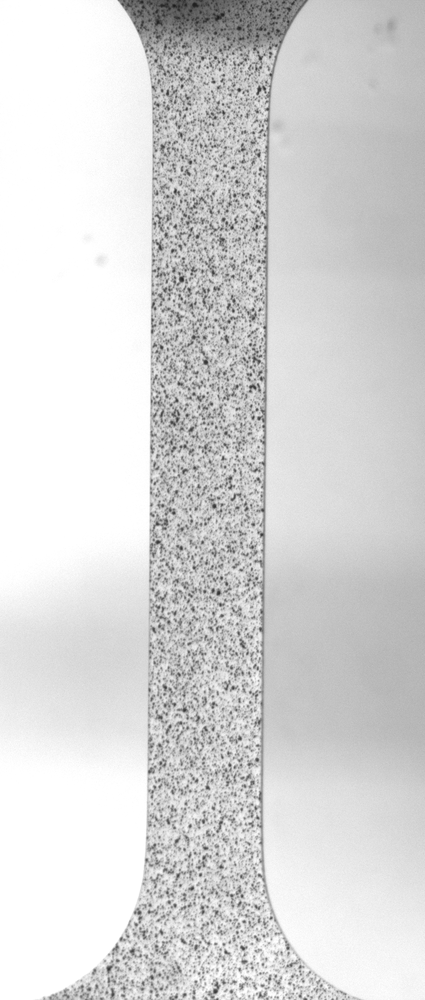
#> input picture imagenes/example_data/ut_152.tif, 425 x 1000 px, shrunk from 871 x 2050 before the run, given in place of the camera
$ python deformaciones_cromatica.py   (older library calls are emulated)
#> lines starting #> are read from the running program, lines starting #| are printed output that depends on the picture
#> in process_video, frame1 is the input picture: shape (1000, 425, 3); min 27, max 255, mean 214.9
# [47 lines of commented-out code are left out]


import cv2
import numpy as np

def compute_optical_flow(prvs, next):
    """Calcula el flujo óptico usando el método de Farneback."""
    return cv2.calcOpticalFlowFarneback(prvs, next, None, 0.5, 3, 15, 3, 5, 1.2, 0)

def compute_deformation_tensor(flow):
    """Calcula el tensor de deformaciones a partir del flujo óptico."""
    u, v = flow[..., 0], flow[..., 1]
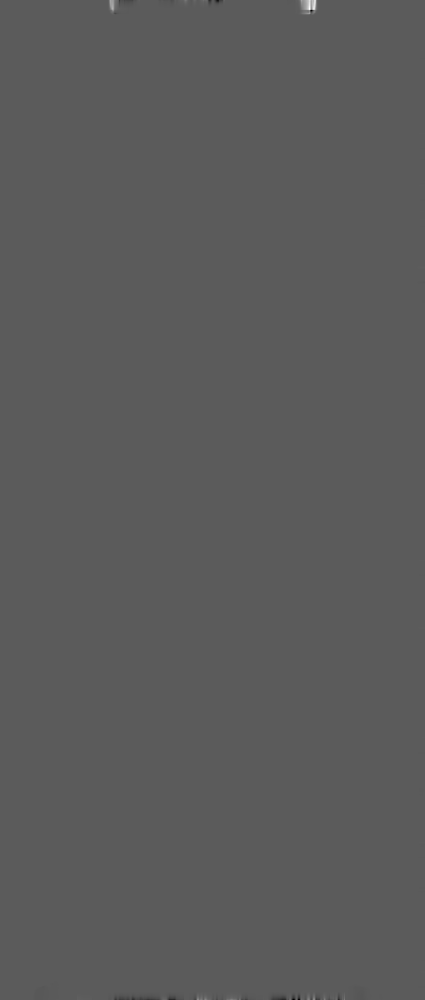
#> v: shape (1000, 425) float32; min -0.0238, max 0.0426, mean 5.38e-06; drawn with min black and max white
    du_dx = cv2.Sobel(u, cv2.CV_64F, 1, 0, ksize=5)
    du_dy = cv2.Sobel(u, cv2.CV_64F, 0, 1, ksize=5)
    dv_dx = cv2.Sobel(v, cv2.CV_64F, 1, 0, ksize=5)
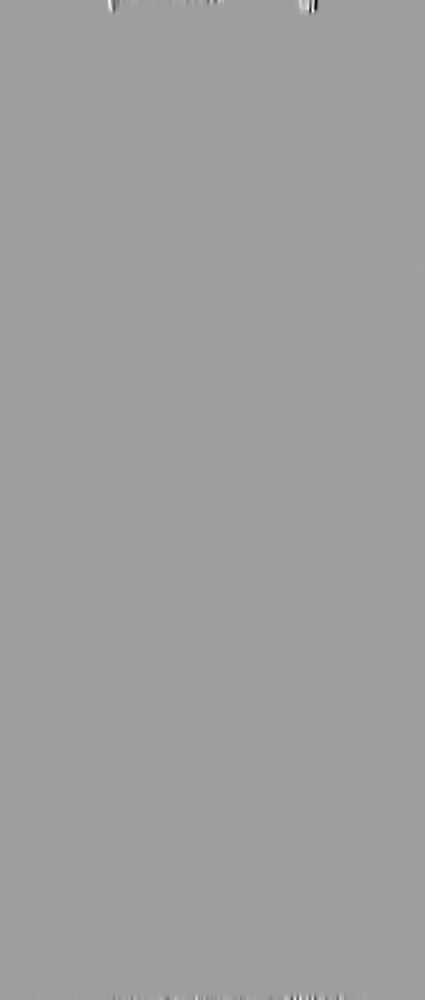
#> dv_dx: shape (1000, 425) float64; min -1.51, max 0.921, mean -1.67e-06; drawn with min black and max white
    dv_dy = cv2.Sobel(v, cv2.CV_64F, 0, 1, ksize=5)
    D = np.stack(((du_dx, du_dy), (dv_dx, dv_dy)), axis=-1).reshape(du_dx.shape[0], du_dx.shape[1], 2, 2)
    return D

def compute_strain_magnitude(D):
    """Calcula la magnitud de la deformación usando la norma de Frobenius."""
    return np.linalg.norm(D, axis=(-2, -1))
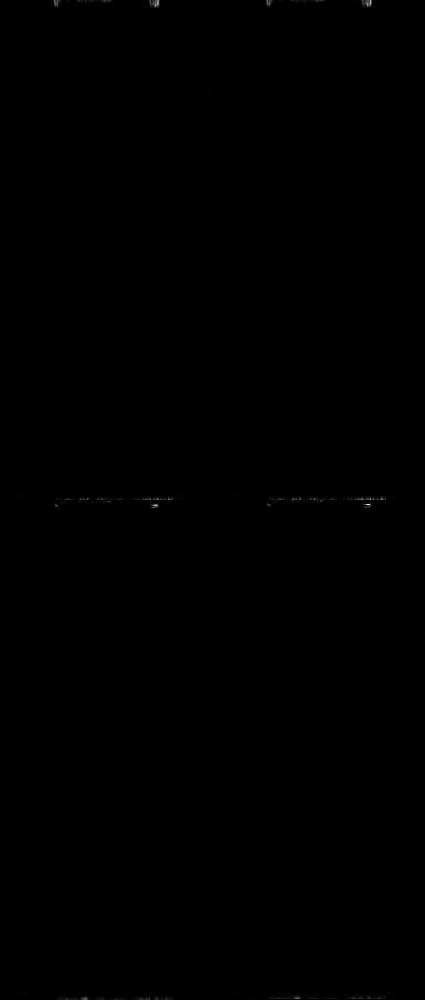
#> returned value: shape (1000, 425) float64; min 0, max 2.81, mean 0.00154; drawn with min black and max white

def compute_strain_and_rotation(D):
    """Separa el tensor en deformación pura y rotación."""
    strain = 0.5 * (D + np.transpose(D, (0, 1, 3, 2)))
    rotation = 0.5 * (D - np.transpose(D, (0, 1, 3, 2)))
    return strain, rotation

def detect_moving_objects(strain_magnitude, threshold=50):
    """Genera una máscara de objetos en movimiento según la deformación."""
#> called with threshold = 50
    return (strain_magnitude > threshold).astype(np.uint8) * 255
#> returned value: shape (1000, 425); every value is 0

def process_video():
    cap = cv2.VideoCapture(0)
    ret, frame1 = cap.read()
    prvs = cv2.cvtColor(frame1, cv2.COLOR_BGR2GRAY)

    while True:
        ret, frame2 = cap.read()
        if not ret:
            break
        next = cv2.cvtColor(frame2, cv2.COLOR_BGR2GRAY)

        flow = compute_optical_flow(prvs, next)
        D = compute_deformation_tensor(flow)
        strain_magnitude = compute_strain_magnitude(D)
        strain, rotation = compute_strain_and_rotation(D)
        moving_objects = detect_moving_objects(strain_magnitude)

        # Normalizar para visualización
        strain_img = cv2.normalize(strain_magnitude, None, 0, 255, cv2.NORM_MINMAX).astype(np.uint8)
        rotation_img = cv2.normalize(np.linalg.norm(rotation, axis=(-2, -1)), None, 0, 255, cv2.NORM_MINMAX).astype(np.uint8)

        # Aplicar mapa de colores (colormap) para visualización cromática
        deformation_norm = cv2.normalize(strain_img, None, 0, 255, cv2.NORM_MINMAX)
        deformation_colormap = cv2.applyColorMap(deformation_norm, cv2.COLORMAP_JET)
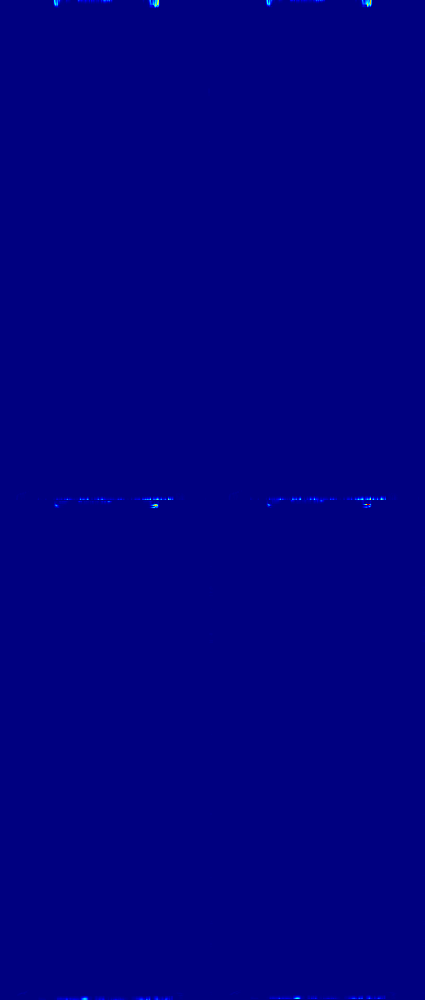
#> deformation_colormap: shape (1000, 425, 3); mean B, G, R 128.4, 0.1, 0

        cv2.imshow('Deformacion Cromatica', deformation_colormap)
        cv2.imshow('Deformacion Pura', strain_img)
        cv2.imshow('Rotacion', rotation_img)
        cv2.imshow('Objetos en Movimiento', moving_objects)

        if cv2.waitKey(25) & 0xFF == ord('q'):
#> (key q is pressed here)
            break
        prvs = next.copy()

    cap.release()
    cv2.destroyAllWindows()

if __name__ == "__main__":
    process_video()
